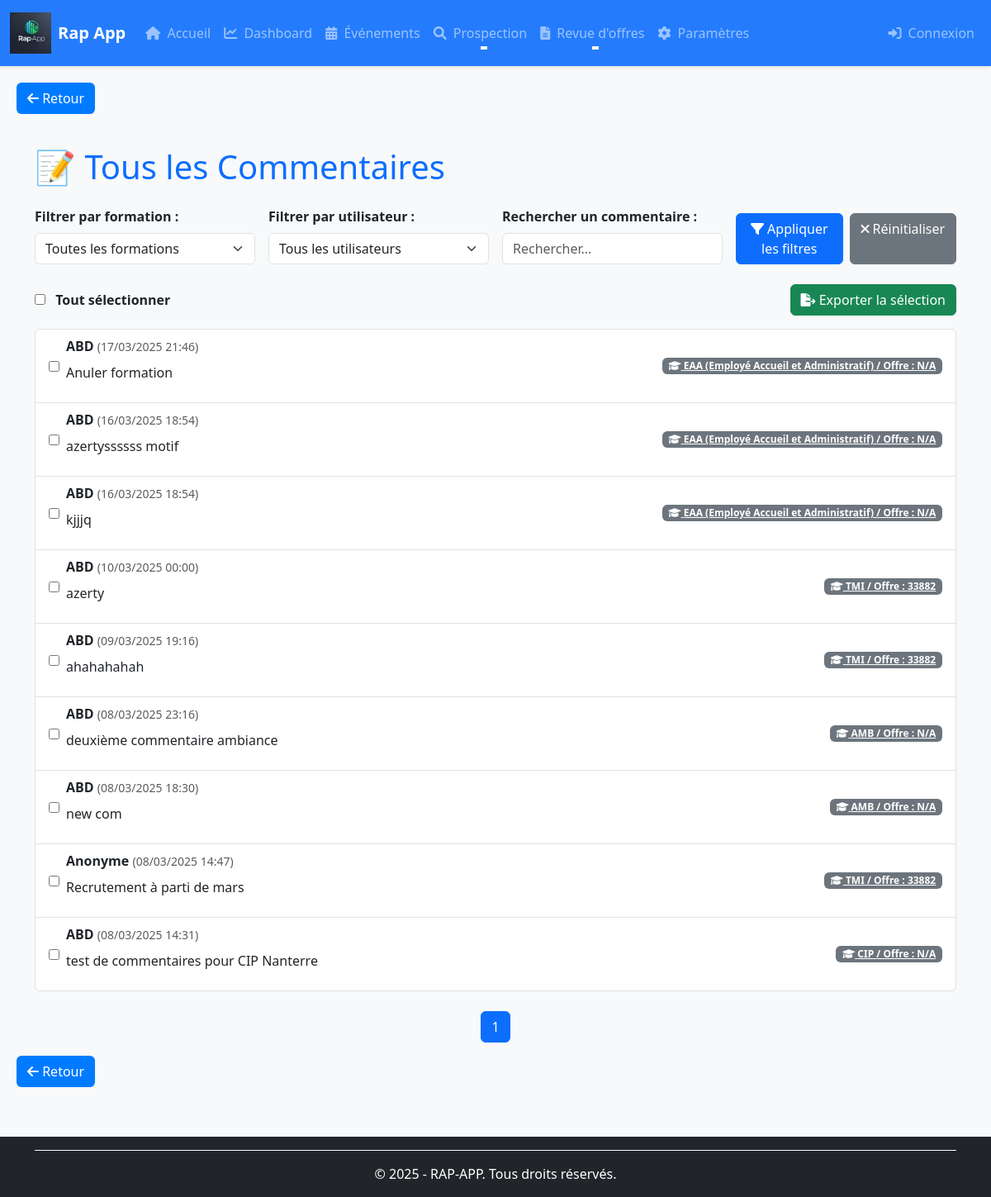
The page /commentaires_all/ on the database as committed earlier.
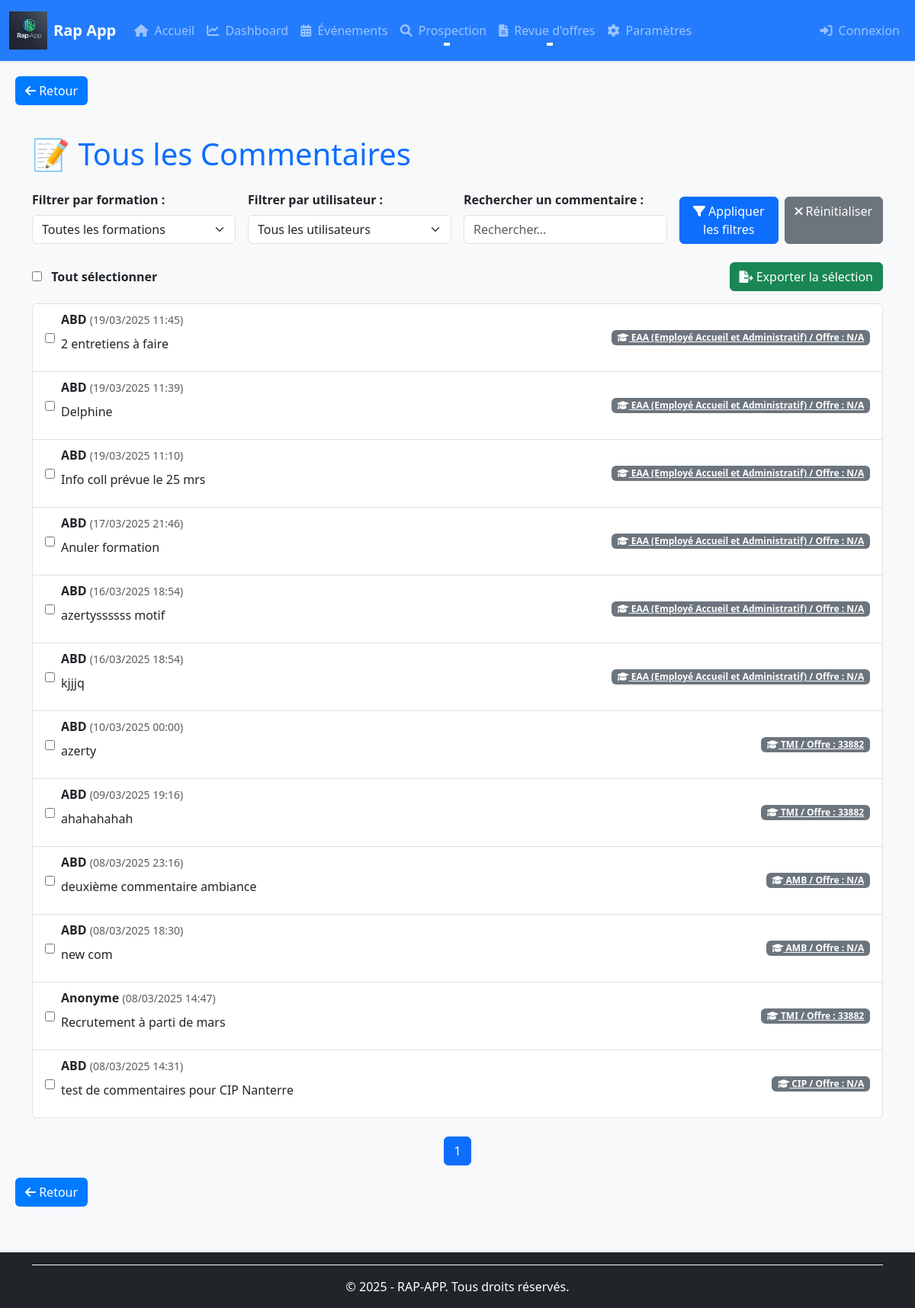
The same page on the database as committed later.
### rap_app/models/commentaires.py (models this page shows, shortened)
class Commentaire(BaseModel):
    formation = models.ForeignKey(Formation, on_delete=models.CASCADE, related_name="commentaires", verbose_name="Formation")
    utilisateur = models.ForeignKey(User, on_delete=models.CASCADE, blank=True, null=True, related_name="commentaires", verbose_name="Utilisateur associé")
    contenu = models.TextField(verbose_name="Contenu du commentaire")
    saturation = models.PositiveIntegerField(null=True, blank=True,verbose_name="Niveau de saturation (%)")
    class Meta:
        verbose_name = "Commentaire"
        verbose_name_plural = "Commentaires"
        ordering = ['formation', '-created_at']
        indexes = [
            models.Index(fields=['created_at']),
            models.Index(fields=['formation']),
        ]

### rap_app/models/formations.py (models this page shows, shortened)
class Formation(BaseModel):
    nom = models.CharField(max_length=255, verbose_name="Nom de la formation")
    centre = models.ForeignKey(Centre, on_delete=models.CASCADE, related_name='formations', verbose_name="Centre de formation")
    type_offre = models.ForeignKey(TypeOffre, on_delete=models.CASCADE, related_name="formations", verbose_name="Type d'offre")
    statut = models.ForeignKey(Statut, on_delete=models.CASCADE, related_name="formations", verbose_name="Statut de la formation")
    start_date = models.DateField(null=True, blank=True, verbose_name="Date de début")
    end_date = models.DateField(null=True, blank=True, verbose_name="Date de fin")
    num_kairos = models.CharField(max_length=50, null=True, blank=True, verbose_name="Numéro Kairos")
    num_offre = models.CharField(max_length=50, null=True, blank=True, verbose_name="Numéro de l'offre")
    num_produit = models.CharField(max_length=50, null=True, blank=True, verbose_name="Numéro du produit")
    prevus_crif = models.PositiveIntegerField(default=0, verbose_name="Places prévues CRIF")
    prevus_mp = models.PositiveIntegerField(default=0, verbose_name="Places prévues MP")
    inscrits_crif = models.PositiveIntegerField(default=0, verbose_name="Inscrits CRIF")
    inscrits_mp = models.PositiveIntegerField(default=0, verbose_name="Inscrits MP")
    assistante = models.CharField(max_length=255, null=True, blank=True, verbose_name="Assistante")
    cap = models.PositiveIntegerField(null=True, blank=True, verbose_name="Capacité maximale")
    convocation_envoie = models.BooleanField(default=False, verbose_name="Convocation envoyée")
    entresformation = models.PositiveIntegerField(default=0, verbose_name="Entrées en formation")
    nombre_candidats = models.PositiveIntegerField(default=0, verbose_name="Nombre de candidats")
    nombre_entretiens = models.PositiveIntegerField(default=0, verbose_name="Nombre d'entretiens")
    nombre_evenements = models.PositiveIntegerField(default=0, verbose_name="Nombre d'événements")
    dernier_commentaire = models.TextField(null=True, blank=True, verbose_name="Dernier commentaire")
    partenaires = models.ManyToManyField(Partenaire, related_name="formations", verbose_name="Partenaires", blank=True)
    utilisateur = models.ForeignKey(User, on_delete=models.SET_NULL, null=True, blank=True,related_name="formations_creees",verbose_name="Créé par" )
    objects = FormationManager()
    class Meta:
        verbose_name = "Formation"
        verbose_name_plural = "Formations"
        ordering = ['-start_date', 'nom']
        indexes = [
            models.Index(fields=['start_date']),
            models.Index(fields=['end_date']),
            models.Index(fields=['nom']),
        ]

### rap_app/views/commentaires_views.py (the view)
# urls.py: path('commentaires_all/', commentaires_views.AllCommentairesView.as_view(), name='all-commentaires'),
class AllCommentairesView(ListView):
    model = Commentaire
    template_name = 'formations/commentaires_tous.html'
    context_object_name = 'commentaires'
    paginate_by = 20  # Pagination
    def get_queryset(self):
        queryset = Commentaire.objects.select_related('formation', 'utilisateur').order_by('-created_at')
        formation_id = self.request.GET.get('formation')
        utilisateur_id = self.request.GET.get('utilisateur')
        search_query = self.request.GET.get('q')
        order_by = self.request.GET.get('order_by', '-created_at')
        filters = Q()
        if formation_id:
            filters &= Q(formation_id=formation_id)
        if utilisateur_id:
            filters &= Q(utilisateur_id=utilisateur_id)
        if search_query:
            filters &= Q(contenu__icontains=search_query)
        if order_by:
            queryset = queryset.order_by(order_by)
        queryset = queryset.filter(filters)
        return queryset
    def get_context_data(self, **kwargs):
        context = super().get_context_data(**kwargs)
        context['formations'] = Formation.objects.all()
        context['utilisateurs'] = User.objects.all()
        return context

### rap_app/templates/formations/commentaires_tous.html (shortened to what this page needs)
{% extends "base.html" %}
{% block content %}
{% include "composants/bouton_retour.html" %}
<div class="container mt-4">
    <h1 class="text-primary mb-4">📝 Tous les Commentaires</h1>
    <form method="GET" id="filter-form" class="row g-3 mb-4">
        <div class="col-md-3">
            <label class="form-label fw-bold">Filtrer par formation :</label>
            <select name="formation" class="form-select" onchange="this.form.submit();">
                <option value="">Toutes les formations</option>
            </select>
        </div>
        <div class="col-md-3">
            <label class="form-label fw-bold">Filtrer par utilisateur :</label>
            <select name="utilisateur" class="form-select" onchange="this.form.submit();">
                <option value="">Tous les utilisateurs</option>
            </select>
        </div>
        <div class="col-md-3">
            <label class="form-label fw-bold">Rechercher un commentaire :</label>
            <input type="text" name="q" class="form-control" value="{{ request.GET.q }}" placeholder="Rechercher..." onkeypress="if(event.keyCode==13) this.form.submit();">
        </div>
        <div class="col-md-3 align-self-end d-flex">
            <button type="submit" class="btn btn-primary w-100">
                <i class="fas fa-filter"></i> Appliquer les filtres
            </button>
            <a href="{% url 'all-commentaires' %}" class="btn btn-secondary w-100 ms-2">
                <i class="fas fa-times"></i> Réinitialiser
            </a>
        </div>
    </form>
    <form method="POST" action="{% url 'export-commentaires' %}">
        <div class="d-flex justify-content-between align-items-center mb-3">
            <div>
                <input type="checkbox" id="select-all" class="me-2">
                <label for="select-all" class="fw-bold">Tout sélectionner</label>
            </div>
            <button type="submit" class="btn btn-success">
                <i class="fas fa-file-export"></i> Exporter la sélection
            </button>
        </div>
        {% if commentaires %}
            <ul class="list-group">
                {% for commentaire in commentaires %}
                    <li class="list-group-item d-flex justify-content-between align-items-center">
                        <div class="d-flex align-items-center">
                            <input type="checkbox" name="commentaire_ids" value="{{ commentaire.id }}" class="comment-checkbox me-2">
                            <div>
                                <strong>{{ commentaire.utilisateur.username|default:"Anonyme" }}</strong>
                                <small class="text-muted">({{ commentaire.created_at|date:"d/m/Y H:i" }})</small>
                                <p class="mt-2">{{ commentaire.contenu }}</p>
                            </div>
                        </div>
                        <a href="{% url 'formation-detail' commentaire.formation.id %}" class="badge bg-secondary text-white">
                            <i class="fas fa-graduation-cap"></i> {{ commentaire.formation.nom|default:"N/A" }} / Offre : {{ commentaire.formation.num_offre|default:"N/A" }}
                        </a>
                    </li>
                {% endfor %}
            </ul>
            <nav class="mt-4">
                <ul class="pagination justify-content-center">
                    <li class="page-item active"><span class="page-link">{{ page_obj.number }}</span></li>
                </ul>
            </nav>
        {% else %}
            <div class="alert alert-info text-center">
                <i class="fas fa-info-circle"></i> Aucun commentaire trouvé.
            </div>
        {% endif %}
    </form>
</div>
{% include "composants/bouton_retour.html" %}
{% endblock %}

### rap_app/templates/base.html (shortened to what this page needs)
<!DOCTYPE html>
<html lang="fr">
<head>
    <link href="https://cdn.jsdelivr.net/npm/bootstrap@5.3.0/dist/css/bootstrap.min.css" rel="stylesheet">
    <link href="https://cdnjs.cloudflare.com/ajax/libs/font-awesome/6.0.0-beta3/css/all.min.css" rel="stylesheet">
</head>
<body>
    <header>
        {% include "composants/navbar.html" %}
    </header>
    <main class="main-content">
        {% block content %}{% endblock %}
    </main>
    <footer>
        {% include "composants/footer.html" %}
    </footer>
</body>
</html>

### rap_app/templates/composants/navbar.html (shortened to what this page needs)
{% load static %}
<nav class="navbar navbar-expand-lg navbar-dark bg-primary shadow-sm sticky-top" id="mainNavbar">
  <div class="container-fluid">
    <a class="navbar-brand d-flex align-items-center" href="{% url 'home' %}">
      <img src="{% static 'images/logo.png' %}" alt="Logo Rap App" class="navbar-logo me-2">
      <span class="fw-bold">Rap App</span>
    </a>
    <div class="collapse navbar-collapse" id="navbarNav">
      <ul class="navbar-nav me-auto mb-2 mb-lg-0">
        <li class="nav-item"><a class="nav-link" href="{% url 'home' %}"><i class="fas fa-home me-1"></i> Accueil</a></li>
        <li class="nav-item"><a class="nav-link" href="{% url 'dashboard' %}"><i class="fas fa-chart-line me-1"></i> Dashboard</a></li>
        <li class="nav-item"><a class="nav-link" href="{% url 'evenement-list' %}"><i class="fas fa-calendar-alt me-1"></i> Événements</a></li>
        <li class="nav-item dropdown">
          <a class="nav-link dropdown-toggle" href="#" id="prospectionDropdown" role="button" data-bs-toggle="dropdown" aria-expanded="false">
            <i class="fas fa-search me-1"></i> Prospection
          </a>
        </li>
        <li class="nav-item dropdown">
          <a class="nav-link dropdown-toggle" href="#" id="revueOffresDropdown" role="button" data-bs-toggle="dropdown" aria-expanded="false">
            <i class="fas fa-file-alt me-1"></i> Revue d'offres
          </a>
        </li>
        <li class="nav-item"><a class="nav-link" href="{% url 'parametres' %}"><i class="fas fa-cog me-1"></i> Paramètres</a></li>
      </ul>
      <ul class="navbar-nav ms-auto mb-2 mb-lg-0">
        {% if user.is_authenticated %}
          <li class="nav-item">
            <a class="nav-link" href="{% url 'user-profile' %}"><i class="fas fa-user me-1"></i> {{ user.username }}</a>
          </li>
          <li class="nav-item">
            <a class="nav-link" href="{% url 'logout' %}"><i class="fas fa-sign-out-alt me-1"></i> Déconnexion</a>
          </li>
        {% else %}
          <li class="nav-item">
            <a class="nav-link" href="{% url 'login' %}"><i class="fas fa-sign-in-alt me-1"></i> Connexion</a>
          </li>
        {% endif %}
      </ul>
    </div>
  </div>
</nav>

### rap_app/templates/composants/bouton_retour.html
<button onclick="window.history.back();" class="btn btn-custom mb-3">
    <i class="fas fa-arrow-left"></i> Retour
</button>

### rap_app/templates/composants/footer.html
<footer class="bg-dark text-white mt-4">
    <div class="container py-3">
        <div class="text-center pt-3 border-top border-light">
            <p class="mb-0 text-white">&copy; 2025 - RAP-APP. Tous droits réservés.</p>
        </div>
    </div>
</footer>

### rap_app/templates/base.html (style rules this page uses)
:root { --primary-color: #007bff; --primary-hover-color: #0056b3; --navbar-height: 80px; --background-color: #f8f9fa; }
body { background-color: var(--background-color); display: flex; flex-direction: column; min-height: 100vh; }
.main-content { margin-top: var(--navbar-height); padding: 20px; flex: 1; }
.navbar { position: fixed; top: 0; left: 0; right: 0; z-index: 101; height: var(--navbar-height); }
.btn-custom { background-color: var(--primary-color); color: white; }
footer { flex-shrink: 0; }
.navbar-logo { height: 60px; width: auto; max-height: 100%; }

### rap_app/templates/composants/navbar.html (style rules this page uses)
.navbar-logo { height: 50px; width: auto; max-height: 100%; }
.navbar { min-height: 80px; transition: background-color 0.3s ease-in-out, box-shadow 0.3s ease-in-out; background-color: rgba(13, 110, 253, 0.9) !important; }
.navbar .nav-link { font-weight: 500; transition: color 0.2s, transform 0.2s; position: relative; }
.navbar .nav-link::after { content: ''; position: absolute; width: 0; height: 2px; background: #ffd; bottom: 0; left: 50%; transform: translateX(-50%); transition: width 0.3s ease; }

Rows that differ between the two databases and show on the page:
added Commentaire: utilisateur.username "ABD", created_at "19/03/2025 11:45", contenu "2 entretiens à faire", formation.nom "EAA (Employé Accueil et Administratif)", formation.num_offre "N/A"
added Commentaire: utilisateur.username "ABD", created_at "19/03/2025 11:39", contenu "Delphine", formation.nom "EAA (Employé Accueil et Administratif)", formation.num_offre "N/A"
added Commentaire: utilisateur.username "ABD", created_at "19/03/2025 11:10", contenu "Info coll prévue le 25 mrs", formation.nom "EAA (Employé Accueil et Administratif)", formation.num_offre "N/A"
